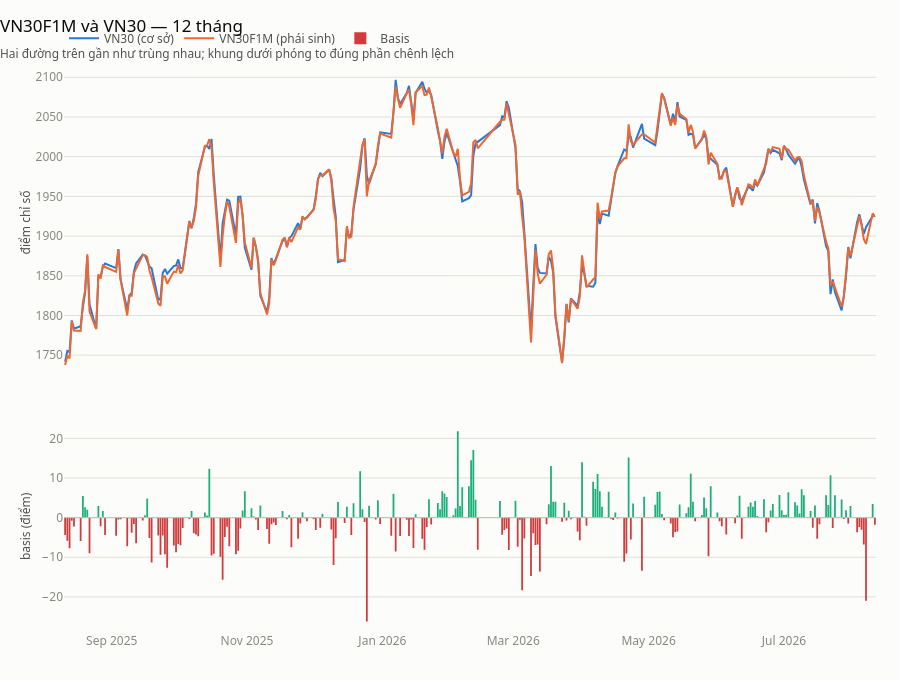

This figure's notebook cell:
### Markdown cell above
### Basis và diễn biến chỉ số — hai khung, không phải hai trục y

### Code cell
fig = make_subplots(rows=2, cols=1, shared_xaxes=True, vertical_spacing=0.07, row_heights=[0.6, 0.4])

fig.add_trace(
    go.Scatter(x=basis["date"], y=basis["spot_close"], name="VN30 (cơ sở)",
               line=dict(width=2, color=CHUOI[0])),
    row=1, col=1,
)
fig.add_trace(
    go.Scatter(x=basis["date"], y=basis["future_close"], name=f"{HD} (phái sinh)",
               line=dict(width=2, color=CHUOI[1])),
    row=1, col=1,
)
fig.add_trace(
    go.Bar(x=basis["date"], y=basis["basis"], name="Basis",
           marker=dict(color=[TANG if v >= 0 else GIAM for v in basis["basis"]], line=dict(width=0))),
    row=2, col=1,
)
fig.add_hline(y=0, line_width=1, line_color="#c3c2b7", row=2, col=1)
fig.update_yaxes(title_text="điểm chỉ số", row=1, col=1)
fig.update_yaxes(title_text="basis (điểm)", row=2, col=1)
fig.update_layout(
    title_text=f"{HD} và VN30 — 12 tháng<br>"
    "<sub style='color:#52514e'>Hai đường trên gần như trùng nhau; khung dưới phóng to đúng phần chênh lệch</sub>",
    height=680,
    hovermode="x unified",
)
fig

### Figure 1 — Plotly figure (JSON) as saved in the notebook; plotly's stock layout.template omitted (floating-point values rounded to 4 significant figures; data arrays with more than 128 entries replaced by an {"elided": "..."} marker saying what was removed)
{"data": [{"line": {"color": "#2a78d6", "width": 2}, "name": "VN30 (cơ sở)", "type": "scatter", "x": {"elided": "250 str values"}, "xaxis": "x", "y": {"elided": "250 float values"}, "yaxis": "y"}, {"line": {"color": "#eb6834", "width": 2}, "name": "VN30F1M (phái sinh)", "type": "scatter", "x": {"elided": "250 str values"}, "xaxis": "x", "y": {"elided": "250 float values"}, "yaxis": "y"}, {"marker": {"color": {"elided": "250 str values"}, "line": {"width": 0}}, "name": "Basis", "type": "bar", "x": {"elided": "250 str values"}, "xaxis": "x2", "y": {"elided": "250 float values"}, "yaxis": "y2"}], "layout": {"height": 680, "hovermode": "x unified", "shapes": [{"line": {"color": "#c3c2b7", "width": 1}, "type": "line", "x0": 0, "x1": 1, "xref": "x2 domain", "y0": 0, "y1": 0, "yref": "y2"}], "title": {"text": "VN30F1M và VN30 — 12 tháng<br><sub style='color:#52514e'>Hai đường trên gần như trùng nhau; khung dưới phóng to đúng phần chênh lệch</sub>"}, "xaxis": {"anchor": "y", "domain": [0.0, 1.0], "matches": "x2", "showticklabels": false}, "xaxis2": {"anchor": "y2", "domain": [0.0, 1.0]}, "yaxis": {"anchor": "x", "domain": [0.442, 1.0], "title": {"text": "điểm chỉ số"}}, "yaxis2": {"anchor": "x2", "domain": [0.0, 0.372], "title": {"text": "basis (điểm)"}}}}
